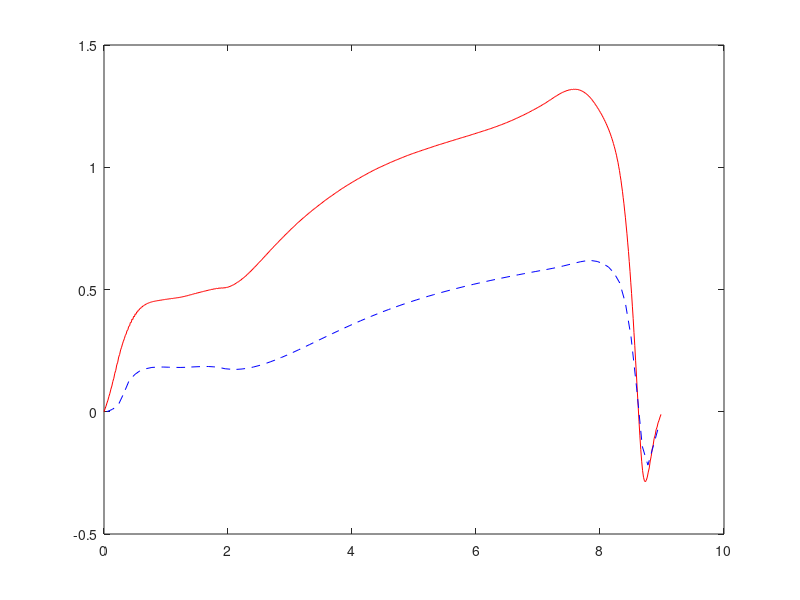

The MATLAB source for this figure:
clc; clear; close all;
load pLowerWall.mat; 
CpBase = [
0.04545454545500001                          -0.2381953549158205
0.136363636355                          -0.2281504729623741
0.2272727272500001                          -0.2119683943032676
0.31818181815                          -0.1634837004063329
0.4090909090499999                          -0.108409809474372
0.4999999999999998                          -0.08523417526361098
0.5909090909500001                          -0.06859021694887903
0.68181818185                          -0.06186968798500022
0.7727272727500001                          -0.05694447901387724
0.8636363636500001                          -0.05559889337617556
0.9545454545499998                          -0.05528193012684279
1.0454545455                          -0.05605154287097293
1.1363636365                          -0.05668023623293091
1.2272727275                          -0.05701998845272987
1.3181818185                          -0.056395965518038
1.4090909095                          -0.05518072670337568
1.5                          -0.05405550375224957
1.5909090905                          -0.05328841148284973
1.6818181815                          -0.05311396525245354
1.7727272725                          -0.05457393230650609
1.8636363635                          -0.05725698131264231
1.9545454545                          -0.06238262679293831
2.0454545455                          -0.06431066983145477
2.1363636365                          -0.06491971382804838
2.2272727275                          -0.06331032265353115
2.3181818185                          -0.06009024581830158
2.4090909095                          -0.05530699546216234
2.5                          -0.04924588557199185
2.5909090905                          -0.04214118224978476
2.6818181815                          -0.03413743954809832
2.772727272500001                          -0.02537206006297284
2.8636363635                          -0.01597392299715778
2.9545454545                          -0.006055145342402679
3.0454545455                          0.004275450219498356
3.1363636365                          0.01492609510929845
3.227272727499999                          0.02580720454523658
3.3181818185                          0.03683952323730839
3.4090909095                          0.04795095046454226
3.5                          0.05907836881668541
3.5909090905                          0.07016532923822662
3.6818181815                          0.08116427610140894
3.7727272725                          0.09203249028277144
3.8636363635                          0.1027364316344841
3.954545454499999                          0.1132454691145531
4.0454545455                          0.1235392602593868
4.136363636500001                          0.1335978682930673
4.227272727499999                          0.1434071081541799
4.318181818499999                          0.15295701800856
4.409090909499999                          0.1622417700530623
4.5                          0.1712575858006961
4.5909090905                          0.1800045205377273
4.6818181815                          0.1884828164066286
4.772727272500001                          0.1966975455337694
4.8636363635                          0.2046513783032546
4.954545454500001                          0.2123527222262395
5.0454545455                          0.2198063900909041
5.136363636500001                          0.2270225452382612
5.2272727275                          0.2340074721254687
5.318181818499999                          0.2407723489468618
5.4090909095                          0.2473243748725154
5.5                          0.2536749703693302
5.590909090500001                          0.2598323747675492
5.681818181500001                          0.26580693502664
5.7727272725                          0.2716083793012969
5.863636363499999                          0.2772456648096765
5.9545454545                          0.2827284172370239
6.045454545499999                          0.2880664669679898
6.136363636500001                          0.2932668309672597
6.227272727499999                          0.2983408599297706
6.318181818499999                          0.3032934903305548
6.409090909499999                          0.3081347010473632
6.5                          0.3128704708122206
6.590909090500002                          0.3175053903869591
6.681818181499999                          0.3220463819425219
6.7727272725                          0.3264851554860423
6.863636363499999                          0.3308515012886515
6.9545454545                          0.3351021430289597
7.0454545455                          0.3394286316786025
7.136363636500001                          0.3435499542579367
7.227272727499998                          0.3479799517189222
7.3181818185                          0.3527998264641979
7.409090909499998                          0.3581438679413824
7.499999999999999                          0.3638025224582424
7.590909090499999                          0.3696927157882949
7.6818181815                          0.3751503665767079
7.772727272499999                          0.3791302932152403
7.8636363635                          0.3800525035993398
7.954545454499999                          0.3765500210087084
8.0454545455                          0.3679497383470737
8.1363636365                          0.3538534823719127
8.227272727500001                          0.32896427263765
8.318181818499998                          0.2887839645084883
8.4090909095                          0.2067882300280049
8.5                          0.06909249188754089
8.5909090905                          -0.1412889363703325
8.681818181500001                          -0.3795438603820439
8.772727272499999                          -0.4564159741715033
8.8636363635                          -0.375022971264964
8.9545454545                          -0.2903384106616125]; 

plot(pLowerWall(:,2), pLowerWall(:,1)-46.862998962402340, 'r-', CpBase(:,1), CpBase(:,2)+0.2381953549158205, 'b--'); 
LES = [3.4004717868477030e-02
1.1665262136602195e-01
2.1072541093497676e-01
2.9224395204757059e-01
3.5055893854894293e-01
3.9717628507376190e-01
4.2278049429131670e-01
4.4042923202466966e-01
4.4977137003708378e-01
4.5438475485500618e-01
4.5803388468095818e-01
4.6119798095758568e-01
4.6443401031083908e-01
4.6768996271166685e-01
4.7314811707892090e-01
4.7880242214542790e-01
4.8599481680424361e-01
4.9118975590906899e-01
4.9670015151473024e-01
5.0252121846804698e-01
5.0566425677796190e-01
5.0643545128775713e-01
5.1419207628329389e-01
5.2666990132874503e-01
5.4358309629961354e-01
5.6314208692239021e-01
5.8569132470773866e-01
6.1001351450126862e-01
6.3466390070373535e-01
6.5984212251289875e-01
6.8419813158034515e-01
7.0770389682229506e-01
7.3093608338543703e-01
7.5336809143169603e-01
7.7505843484833292e-01
7.9551377533101686e-01
8.1510674829488039e-01
8.3355089148491146e-01
8.5147031908395832e-01
8.6882755695115321e-01
8.8522547862152123e-01
9.0112969559084632e-01
9.1651894455721816e-01
9.3093585707858040e-01
9.4488491466074009e-01
9.5813623528800917e-01
9.7117319804699775e-01
9.8356976949728647e-01
9.9502451675527936e-01
1.0058479309082102e+00
1.0161313017783939e+00
1.0261001546916972e+00
1.0356151993365899e+00
1.0449557403988550e+00
1.0535621052260211e+00
1.0618432734240457e+00
1.0697917469902620e+00
1.0774165522742152e+00
1.0851386045669358e+00
1.0928547892925948e+00
1.0997027796186174e+00
1.1068270740384705e+00
1.1141231131051157e+00
1.1210171321981122e+00
1.1276479842877905e+00
1.1351829073657669e+00
1.1425077611416228e+00
1.1495857847771873e+00
1.1573532244205467e+00
1.1657019750953097e+00
1.1739437119765483e+00
1.1830820081268740e+00
1.1931016954356650e+00
1.2034668270432292e+00
1.2143580754174366e+00
1.2262709843673179e+00
1.2385141531640471e+00
1.2510944241228472e+00
1.2653731176061029e+00
1.2806452187213893e+00
1.2952880962890845e+00
1.3076170873720940e+00
1.3164417602760068e+00
1.3181998540729296e+00
1.3147647783266905e+00
1.3013738812786002e+00
1.2783475897432410e+00
1.2457311151508108e+00
1.2063034978737974e+00
1.1565046069836740e+00
1.0874116568597856e+00
9.7914519256758581e-01
7.9600243669771942e-01
5.1593445131443616e-01
1.3509847342391623e-01
-2.2792170576187232e-01
-2.5426020895628909e-01
-1.2562205725904363e-01
-3.3245872743414395e-02]; 

CpBase(:,2) = CpBase(:,2) + 0.2381953549158205; 
JCp = sum((CpBase(:,2) - LES).^2); 
